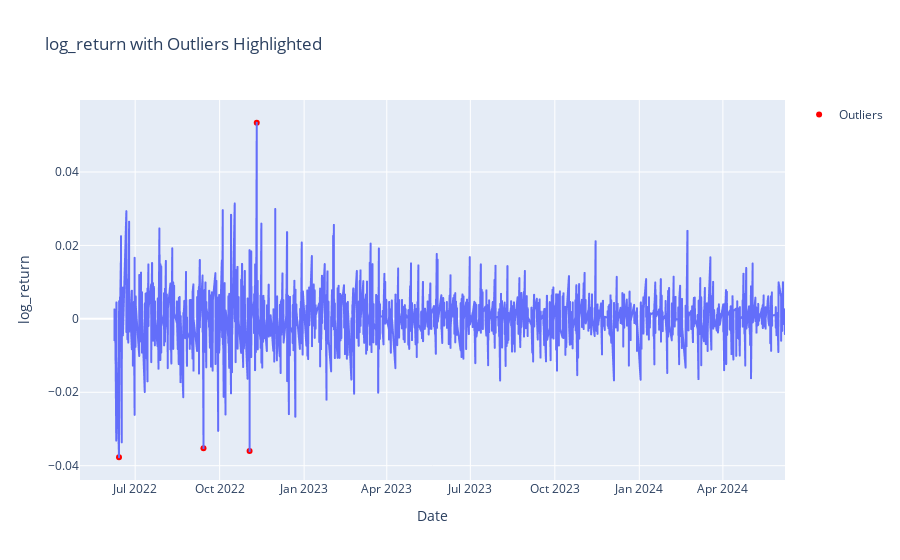

Notebook code cell kept with this figure:
### Markdown cell above
# 4. Detecção de Outliers - Método 2 - Isolation Forest

### Code cell
isolation_forest_method(
    df=df, target_col="log_return", n_estimators=500, contamination=0.001
)

### Figure 1 — Plotly figure (JSON) as saved in the notebook; plotly's stock layout.template omitted (floating-point values rounded to 4 significant figures; data arrays with more than 128 entries replaced by an {"elided": "..."} marker saying what was removed)
{"data": [{"hovertemplate": "Datetime=%{x}<br>log_return=%{y}<extra></extra>", "legendgroup": "", "line": {"color": "#636efa", "dash": "solid"}, "marker": {"symbol": "circle"}, "mode": "lines", "name": "", "showlegend": false, "type": "scattergl", "x": {"elided": "3501 str values"}, "xaxis": "x", "y": {"elided": "3501 float values"}, "yaxis": "y"}, {"marker": {"color": "red"}, "mode": "markers", "name": "Outliers", "type": "scatter", "x": ["2022-06-13T09:30:00-04:00", "2022-09-13T09:30:00-04:00", "2022-11-02T14:30:00-04:00", "2022-11-10T09:30:00-05:00"], "y": [-0.0377, -0.03522, -0.03603, 0.05342]}], "layout": {"legend": {"tracegroupgap": 0}, "title": {"text": "log_return with Outliers Highlighted"}, "xaxis": {"anchor": "y", "domain": [0, 1], "title": {"text": "Date"}}, "yaxis": {"anchor": "x", "domain": [0, 1], "title": {"text": "log_return"}}}}
